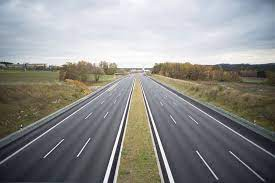
#> input picture Detect_road/data/lane.jpg, 275 x 183 px, given in place of test2.mp4, which was not available
$ python Lanes_detection_hough_transform_video.py
#> lines starting #> are read from the running program, lines starting #| are printed output that depends on the picture; after the words box and inside, x2 and y2 are one past the last pixel; in counts of white or black regions, pixels touching at a corner belong together; pictures that were not available may be replaced by others from this repository, and a replacement may not be noted
#> further down, frame is the input picture: shape (183, 275, 3); mean B, G, R 139.9, 141.3, 141.9
import cv2
import numpy as np
import matplotlib.pyplot as plt

df = "D:\CODE\DEEP_LEARNING__COMPUTER_VISION\Computer_vision\OpenCV4\Project\Detect_road\data"


def make_coordinates(img, line_parameters):
    slope, intercept = line_parameters
    print(img.shape)
    y1 = img.shape[0]
    y2 = int(y1 * (3/5)) # 540
    x1 = int((y1 - intercept)/ slope)
    x2 = int((y2 - intercept)/ slope)
    # print(f"y2: {y2}, x1: {x1}, x2: {x2}, slope: {slope}, intercept: {intercept}")
    return np.array([x1, y1, x2, y2])


def average_slope_intercept(img, lines):
    left_fit = []
    right_fit = []
    for line in lines:
        x1, y1, x2, y2 = line.reshape(4)
        parameters = np.polyfit((x1, x2), (y1, y2), 1)
        slope = parameters[0]
        intercept = parameters[1]
        if slope < 0:
            left_fit.append((slope, intercept))
        else:
            right_fit.append((slope, intercept))

        if slope < 0:
            left_fit.append((slope, intercept))

        else:
            right_fit.append((slope, intercept))
    if len(left_fit) and len(right_fit):
    ##over-simplified if statement (should give you an idea of why the error occurs)
        left_fit_average  = np.average(left_fit, axis=0)
        right_fit_average = np.average(right_fit, axis=0)
        left_line  = make_coordinates(img, left_fit_average)
        right_line = make_coordinates(img, right_fit_average)
        averaged_lines = [left_line, right_line]
        return averaged_lines
    # [5 lines of commented-out code are left out]


def canny(img):
    gray = cv2.cvtColor(img, cv2.COLOR_BGR2GRAY)
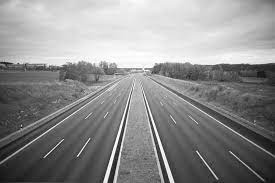
#> gray: shape (183, 275); min 1, max 255, mean 141.3
    blur = cv2.GaussianBlur(gray, (3, 3), 0)
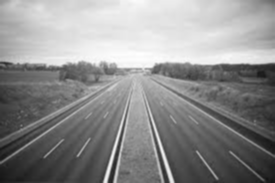
#> blur: shape (183, 275); min 19, max 254, mean 141.3
    canny = cv2.Canny(blur, 50, 120)
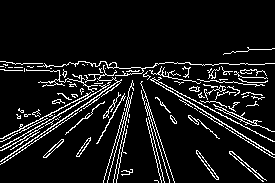
#> canny: shape (183, 275); 9% white in thin lines or dots, all inside (x1, y1, x2, y2) = (0, 47, 275, 183)
    return canny

# bên cạnh dùng cách này ta có thể dùng thế này
def display_lines(img, lines):
    line_img = np.zeros_like(img)
    if lines is not None:
        for line in lines:
            print(line)
            x1, y1, x2, y2 = line.reshape(4)
            cv2.line(line_img, (x1, y1), (x2, y2), (255, 0, 0), 3)
            # cv2.rectangle(line_img, (x1, y1), (x2, y2), (0, 0, 255), -1)
    return line_img


# [8 lines of commented-out code are left out]
def region_of_interest(img):
    height = img.shape[0]
#> height = 183
    polygons = np.array([
        [(200, height), (1100, height), (550, 250)]
        ])
#> polygons = [[200, 183], [1100, 183], [550, 250]]
    mask = np.zeros_like(img)
    cv2.fillPoly(mask, polygons, 255)
#> mask: shape (183, 275); every value is 0
    masked_img = cv2.bitwise_and(img, mask)
    return masked_img


# [18 lines of commented-out code are left out]


cap = cv2.VideoCapture(df + "\\test2.mp4")
while cap.isOpened():
    _, frame = cap.read()
    Canny_img = canny(frame)
    cropped_img = region_of_interest(Canny_img)

    lines = cv2.HoughLinesP(cropped_img, 2, np.pi/180, 100, np.array([]),minLineLength=40, maxLineGap=2)
#> lines = None
#> (the run stopped early here; a loop or call above may not have finished)
